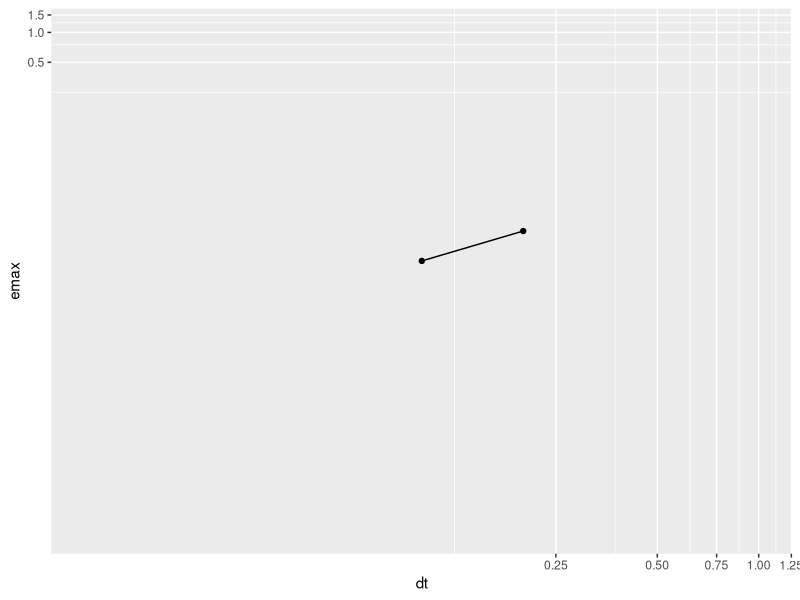

Generate this figure with R:
library(ggplot2)
df <- data.frame(dt=c(0.2,0.1), emax=c(0.01,0.005))
ggplot(df, aes(x=dt, y=emax)) + coord_trans(y ='log10', x='log10') + geom_point() + geom_line() + 
  xlim(1e-2, 1) + ylim(1e-5, 1)

solve(matrix(c(2,-1,3,0,5,7,0,0,-4), nrow=3, byrow=T), c(6,6,8))

f <- function(x) {
  return (x^4 - 3*x^3 + 3*x^2 - 3*x + 2)
}

df <- function(x) {
  return (4*x^3 - 9*x^2 + 6*x - 3)
}

Newton <- function(x0, f, df, niter=100) {
  xs <- c()
  x <- x0  # Set Newton initial solution to u0
  for (k in 1:niter) {
    x <- x - f(x) / df(x)
    xs <- c(xs, x)
  }
  return (xs)
}

Newton(1.5, f, df)
Newton(2.5, f, df)